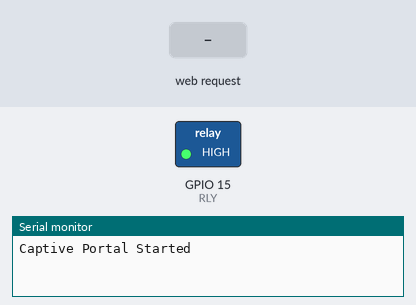
Bench run of a sketch on a simulated ESP8266 (NodeMCU). Parts: switched loads named in the sketch (green lamp = pin HIGH), the last lines printed to the serial monitor. The test bench sets the inputs (shaded band).

Above: at 1.2 s.
1.3 s: HTTP request GET /button received
At 1.9 s:
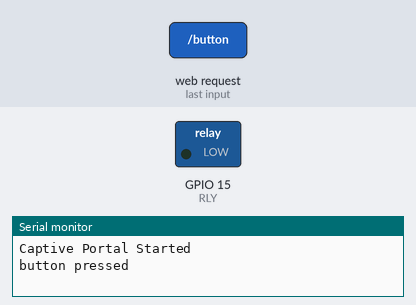
Timing chart, 0 to 4.3 s (numbered marks = the images above; inputs shaded):
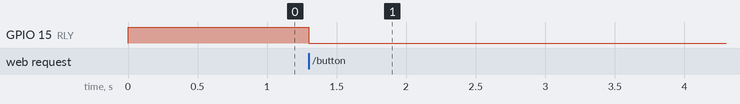

The sketch:

Captive_Portal_Web.ino
```cpp
#include <ESP8266WiFi.h>
#include <DNSServer.h>
#include <ESP8266WebServer.h>
const int RLY = 15; //GPIO15
const byte DNS_PORT = 53;
int i = 0;
IPAddress apIP(192, 168, 1, 1);
DNSServer dnsServer;
ESP8266WebServer webServer(80);

String responseHTML = ""
"<!DOCTYPE html><html><head><title>Captive_LAB</title></head><body><center>"
"<p>Relay Button</p>"
"<button id='button1' style='width:160px;height:60px'><font size='20'>On/Off</font></button>"
"<script>var xhttp=new XMLHttpRequest();"
" button1.onclick=function(e) {"
" xhttp.open('GET', 'http://192.168.1.1/button', false);"
" xhttp.send(''); }"
"</script><p>This is a captive portal example</p></center></body></html>";

void setup() {
    pinMode(RLY, OUTPUT);
    Serial.begin(115200);
    WiFi.mode(WIFI_AP);
    WiFi.softAPConfig(apIP, apIP, IPAddress(255, 255, 255, 0));
    WiFi.softAP("KPU_WiFi858");
    // if started with "*" for domain name, it will reply with provided IP to all DNS request
    dnsServer.start(DNS_PORT, "*", apIP);
    webServer.on("/button", button);
    // replay to all requests with same HTML
    webServer.onNotFound([]() {
    webServer.send(200, "text/html", responseHTML);
    });
    webServer.begin();
    Serial.println("Captive Portal Started");
}
void loop() {
    dnsServer.processNextRequest();
    webServer.handleClient();
     if (i == 0) {
        digitalWrite(RLY, HIGH);
     }
    else {
        digitalWrite(RLY, LOW);
     }
    if(i>1)i=0;

}
void button(){
    Serial.println("button pressed");
    i++;
    webServer.send(200, "text/plain", "OK");
}
```

Measured:
- after the input at 1.3 s, GPIO 15 (RLY): HIGH → LOW at once
